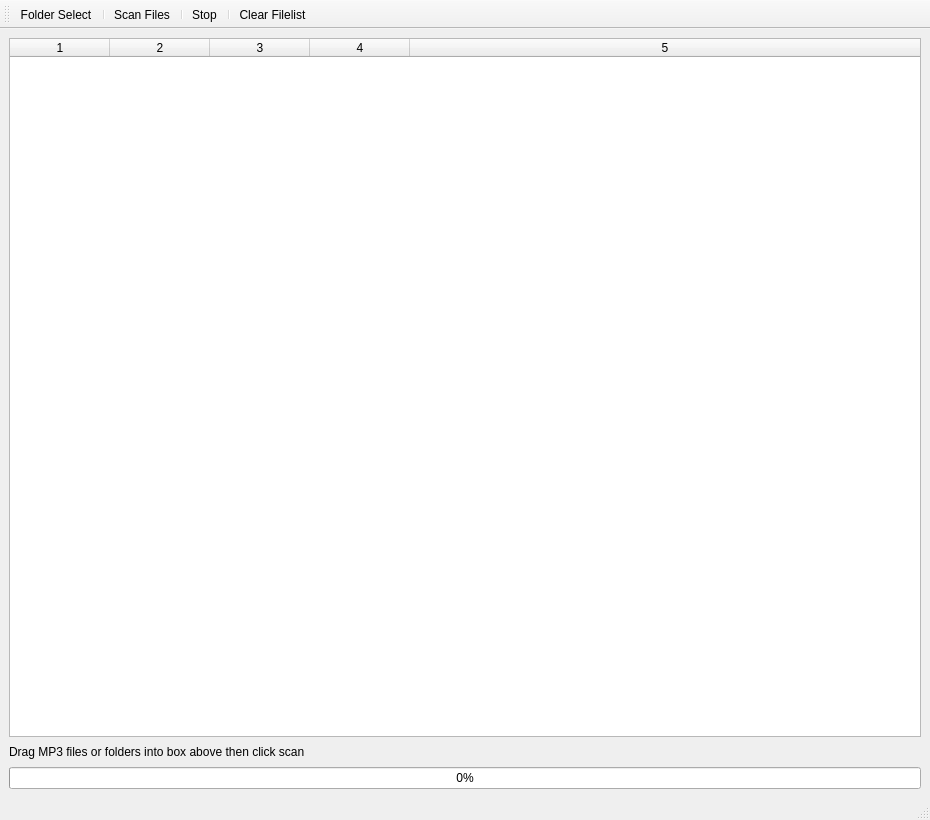
<?xml version="1.0" encoding="UTF-8"?>
<ui version="4.0">
 <class>MainWindow</class>
 <widget class="QMainWindow" name="MainWindow">
  <property name="geometry">
   <rect>
    <x>0</x>
    <y>0</y>
    <width>930</width>
    <height>820</height>
   </rect>
  </property>
  <property name="sizePolicy">
   <sizepolicy hsizetype="Preferred" vsizetype="Preferred">
    <horstretch>1</horstretch>
    <verstretch>1</verstretch>
   </sizepolicy>
  </property>
  <property name="windowTitle">
   <string>Specton Audio Analyser</string>
  </property>
  <property name="windowIcon">
   <iconset>
    <normaloff>icons/017-headphones.png</normaloff>icons/017-headphones.png</iconset>
  </property>
  <property name="iconSize">
   <size>
    <width>16</width>
    <height>16</height>
   </size>
  </property>
  <widget class="QWidget" name="centralwidget">
   <layout class="QGridLayout" name="gridLayout">
    <item row="0" column="0">
     <layout class="QVBoxLayout" name="verticalLayout" stretch="0,0,0">
      <property name="spacing">
       <number>8</number>
      </property>
      <property name="sizeConstraint">
       <enum>QLayout::SetMinimumSize</enum>
      </property>
      <item>
       <widget class="QTableWidget" name="tableWidget">
        <property name="minimumSize">
         <size>
          <width>910</width>
          <height>0</height>
         </size>
        </property>
        <property name="autoFillBackground">
         <bool>true</bool>
        </property>
        <property name="editTriggers">
         <set>QAbstractItemView::NoEditTriggers</set>
        </property>
        <property name="dragDropMode">
         <enum>QAbstractItemView::DropOnly</enum>
        </property>
        <property name="alternatingRowColors">
         <bool>true</bool>
        </property>
        <property name="sortingEnabled">
         <bool>true</bool>
        </property>
        <property name="rowCount">
         <number>0</number>
        </property>
        <property name="columnCount">
         <number>5</number>
        </property>
        <attribute name="horizontalHeaderDefaultSectionSize">
         <number>100</number>
        </attribute>
        <attribute name="horizontalHeaderShowSortIndicator" stdset="0">
         <bool>true</bool>
        </attribute>
        <attribute name="horizontalHeaderStretchLastSection">
         <bool>true</bool>
        </attribute>
        <column/>
        <column/>
        <column/>
        <column/>
        <column/>
       </widget>
      </item>
      <item>
       <widget class="QLabel" name="label">
        <property name="text">
         <string>Drag MP3 files or folders into box above then click scan</string>
        </property>
       </widget>
      </item>
      <item>
       <widget class="QProgressBar" name="progressBar">
        <property name="value">
         <number>0</number>
        </property>
       </widget>
      </item>
     </layout>
    </item>
   </layout>
  </widget>
  <widget class="QMenuBar" name="menubar">
   <property name="geometry">
    <rect>
     <x>0</x>
     <y>0</y>
     <width>930</width>
     <height>21</height>
    </rect>
   </property>
   <property name="nativeMenuBar">
    <bool>false</bool>
   </property>
  </widget>
  <widget class="QStatusBar" name="statusbar">
   <property name="layoutDirection">
    <enum>Qt::LeftToRight</enum>
   </property>
  </widget>
  <widget class="QToolBar" name="toolBar">
   <property name="windowTitle">
    <string>toolBar</string>
   </property>
   <property name="iconSize">
    <size>
     <width>48</width>
     <height>48</height>
    </size>
   </property>
   <property name="toolButtonStyle">
    <enum>Qt::ToolButtonTextUnderIcon</enum>
   </property>
   <property name="floatable">
    <bool>false</bool>
   </property>
   <attribute name="toolBarArea">
    <enum>TopToolBarArea</enum>
   </attribute>
   <attribute name="toolBarBreak">
    <bool>false</bool>
   </attribute>
   <addaction name="actionFolder_Select"/>
   <addaction name="separator"/>
   <addaction name="actionScan_Files"/>
   <addaction name="separator"/>
   <addaction name="actionStop"/>
   <addaction name="separator"/>
   <addaction name="actionClear_Filelist"/>
  </widget>
  <action name="actionScan_Files">
   <property name="icon">
    <iconset>
     <normalon>icons/285-play3.png</normalon>
    </iconset>
   </property>
   <property name="text">
    <string>Scan Files</string>
   </property>
   <property name="toolTip">
    <string>Scan Files</string>
   </property>
  </action>
  <action name="actionStop">
   <property name="icon">
    <iconset>
     <normaloff>icons/287-stop2.png</normaloff>icons/287-stop2.png</iconset>
   </property>
   <property name="text">
    <string>Stop</string>
   </property>
  </action>
  <action name="actionFolder_Select">
   <property name="icon">
    <iconset>
     <normaloff>icons/049-folder-open.png</normaloff>icons/049-folder-open.png</iconset>
   </property>
   <property name="text">
    <string>Folder Select</string>
   </property>
  </action>
  <action name="actionClear_Filelist">
   <property name="icon">
    <iconset>
     <normaloff>icons/102-undo.png</normaloff>icons/102-undo.png</iconset>
   </property>
   <property name="text">
    <string>Clear Filelist</string>
   </property>
  </action>
  <action name="actionExit">
   <property name="text">
    <string>Exit</string>
   </property>
  </action>
  <action name="actionAbout">
   <property name="text">
    <string>About</string>
   </property>
  </action>
 </widget>
 <resources/>
 <connections/>
</ui>
